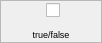
<?xml version="1.0" encoding="UTF-8"?>
<ui version="4.0">
 <class>ActionForm</class>
 <widget class="TaurusWidget" name="ActionForm">
  <property name="geometry">
   <rect>
    <x>0</x>
    <y>0</y>
    <width>102</width>
    <height>43</height>
   </rect>
  </property>
  <property name="windowTitle">
   <string>Form</string>
  </property>
  <layout class="QGridLayout" name="gridLayout_2">
   <property name="margin">
    <number>0</number>
   </property>
   <item row="0" column="0">
    <widget class="QFrame" name="actionFrame">
     <property name="frameShape">
      <enum>QFrame::StyledPanel</enum>
     </property>
     <property name="frameShadow">
      <enum>QFrame::Raised</enum>
     </property>
     <layout class="QGridLayout" name="gridLayout">
      <property name="margin">
       <number>0</number>
      </property>
      <item row="0" column="2">
       <widget class="LinacValueCheckBox" name="Check">
        <property name="minimumSize">
         <size>
          <width>30</width>
          <height>0</height>
         </size>
        </property>
        <property name="layoutDirection">
         <enum>Qt::LeftToRight</enum>
        </property>
        <property name="showText" stdset="0">
         <bool>false</bool>
        </property>
       </widget>
      </item>
      <item row="0" column="0">
       <spacer name="leftHorizontalSpacer">
        <property name="orientation">
         <enum>Qt::Horizontal</enum>
        </property>
        <property name="sizeHint" stdset="0">
         <size>
          <width>40</width>
          <height>20</height>
         </size>
        </property>
       </spacer>
      </item>
      <item row="0" column="1">
       <widget class="LinacLed" name="Led">
        <property name="minimumSize">
         <size>
          <width>15</width>
          <height>15</height>
         </size>
        </property>
        <property name="maximumSize">
         <size>
          <width>15</width>
          <height>15</height>
         </size>
        </property>
       </widget>
      </item>
      <item row="0" column="3">
       <spacer name="rightHorizontalSpacer">
        <property name="orientation">
         <enum>Qt::Horizontal</enum>
        </property>
        <property name="sizeHint" stdset="0">
         <size>
          <width>40</width>
          <height>20</height>
         </size>
        </property>
       </spacer>
      </item>
      <item row="1" column="0" colspan="4">
       <widget class="QLabel" name="Label">
        <property name="font">
         <font>
          <pointsize>7</pointsize>
         </font>
        </property>
        <property name="text">
         <string>true/false</string>
        </property>
        <property name="alignment">
         <set>Qt::AlignCenter</set>
        </property>
       </widget>
      </item>
     </layout>
    </widget>
   </item>
  </layout>
 </widget>
 <customwidgets>
  <customwidget>
   <class>TaurusWidget</class>
   <extends>QWidget</extends>
   <header>taurus.qt.qtgui.container</header>
   <container>1</container>
  </customwidget>
  <customwidget>
   <class>TaurusLed</class>
   <extends>QLed</extends>
   <header>taurus.qt.qtgui.display</header>
  </customwidget>
  <customwidget>
   <class>QLed</class>
   <extends>QPixmapWidget</extends>
   <header>taurus.qt.qtgui.display</header>
  </customwidget>
  <customwidget>
   <class>QPixmapWidget</class>
   <extends>QWidget</extends>
   <header>taurus.qt.qtgui.display</header>
  </customwidget>
  <customwidget>
   <class>LinacValueCheckBox</class>
   <extends>QCheckBox</extends>
   <header>ctli</header>
  </customwidget>
  <customwidget>
   <class>LinacLed</class>
   <extends>TaurusLed</extends>
   <header>ctli</header>
  </customwidget>
 </customwidgets>
 <resources/>
 <connections/>
</ui>
